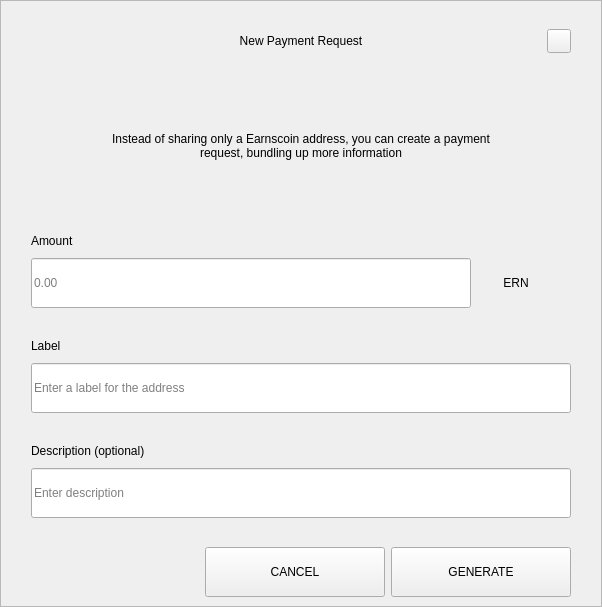
<?xml version="1.0" encoding="UTF-8"?>
<ui version="4.0">
 <class>RequestDialog</class>
 <widget class="QDialog" name="RequestDialog">
  <property name="geometry">
   <rect>
    <x>0</x>
    <y>0</y>
    <width>602</width>
    <height>607</height>
   </rect>
  </property>
  <property name="windowTitle">
   <string>Dialog</string>
  </property>
  <layout class="QVBoxLayout" name="verticalLayout_5">
   <property name="spacing">
    <number>0</number>
   </property>
   <property name="leftMargin">
    <number>0</number>
   </property>
   <property name="topMargin">
    <number>0</number>
   </property>
   <property name="rightMargin">
    <number>0</number>
   </property>
   <property name="bottomMargin">
    <number>0</number>
   </property>
   <item>
    <widget class="QFrame" name="frame">
     <property name="styleSheet">
      <string notr="true"/>
     </property>
     <property name="frameShape">
      <enum>QFrame::StyledPanel</enum>
     </property>
     <property name="frameShadow">
      <enum>QFrame::Raised</enum>
     </property>
     <layout class="QVBoxLayout" name="verticalLayout_4" stretch="1,0,0">
      <property name="spacing">
       <number>0</number>
      </property>
      <property name="leftMargin">
       <number>30</number>
      </property>
      <property name="topMargin">
       <number>20</number>
      </property>
      <property name="rightMargin">
       <number>30</number>
      </property>
      <property name="bottomMargin">
       <number>0</number>
      </property>
      <item>
       <layout class="QHBoxLayout" name="horizontalLayout_3">
        <property name="spacing">
         <number>0</number>
        </property>
        <item>
         <spacer name="horizontalSpacer_21">
          <property name="orientation">
           <enum>Qt::Horizontal</enum>
          </property>
          <property name="sizeHint" stdset="0">
           <size>
            <width>40</width>
            <height>20</height>
           </size>
          </property>
         </spacer>
        </item>
        <item>
         <widget class="QLabel" name="labelTitle">
          <property name="minimumSize">
           <size>
            <width>0</width>
            <height>40</height>
           </size>
          </property>
          <property name="maximumSize">
           <size>
            <width>16777215</width>
            <height>40</height>
           </size>
          </property>
          <property name="styleSheet">
           <string notr="true">padding-left:24px;</string>
          </property>
          <property name="text">
           <string>New Payment Request</string>
          </property>
          <property name="alignment">
           <set>Qt::AlignCenter</set>
          </property>
          <property name="margin">
           <number>7</number>
          </property>
         </widget>
        </item>
        <item>
         <spacer name="horizontalSpacer">
          <property name="orientation">
           <enum>Qt::Horizontal</enum>
          </property>
          <property name="sizeHint" stdset="0">
           <size>
            <width>40</width>
            <height>20</height>
           </size>
          </property>
         </spacer>
        </item>
        <item>
         <widget class="QPushButton" name="btnEsc">
          <property name="minimumSize">
           <size>
            <width>24</width>
            <height>24</height>
           </size>
          </property>
          <property name="maximumSize">
           <size>
            <width>24</width>
            <height>24</height>
           </size>
          </property>
          <property name="focusPolicy">
           <enum>Qt::NoFocus</enum>
          </property>
          <property name="text">
           <string/>
          </property>
         </widget>
        </item>
       </layout>
      </item>
      <item>
       <widget class="QStackedWidget" name="stack">
        <property name="minimumSize">
         <size>
          <width>540</width>
          <height>0</height>
         </size>
        </property>
        <property name="maximumSize">
         <size>
          <width>540</width>
          <height>16777215</height>
         </size>
        </property>
        <property name="currentIndex">
         <number>0</number>
        </property>
        <widget class="QWidget" name="page_1">
         <property name="minimumSize">
          <size>
           <width>540</width>
           <height>0</height>
          </size>
         </property>
         <property name="maximumSize">
          <size>
           <width>540</width>
           <height>16777215</height>
          </size>
         </property>
         <layout class="QVBoxLayout" name="layout1">
          <property name="spacing">
           <number>0</number>
          </property>
          <property name="leftMargin">
           <number>0</number>
          </property>
          <property name="topMargin">
           <number>0</number>
          </property>
          <property name="rightMargin">
           <number>0</number>
          </property>
          <property name="bottomMargin">
           <number>0</number>
          </property>
          <item>
           <spacer name="verticalSpacer_21">
            <property name="orientation">
             <enum>Qt::Vertical</enum>
            </property>
            <property name="sizeType">
             <enum>QSizePolicy::Fixed</enum>
            </property>
            <property name="sizeHint" stdset="0">
             <size>
              <width>20</width>
              <height>30</height>
             </size>
            </property>
           </spacer>
          </item>
          <item alignment="Qt::AlignHCenter">
           <widget class="QLabel" name="labelMessage">
            <property name="minimumSize">
             <size>
              <width>400</width>
              <height>50</height>
             </size>
            </property>
            <property name="text">
             <string>Instead of sharing only a Earnscoin address, you can create a payment request, bundling up more information</string>
            </property>
            <property name="alignment">
             <set>Qt::AlignCenter</set>
            </property>
            <property name="wordWrap">
             <bool>true</bool>
            </property>
           </widget>
          </item>
          <item alignment="Qt::AlignBottom">
           <widget class="QWidget" name="containerAmount" native="true">
            <layout class="QVBoxLayout" name="verticalLayout">
             <property name="spacing">
              <number>9</number>
             </property>
             <property name="leftMargin">
              <number>0</number>
             </property>
             <property name="topMargin">
              <number>0</number>
             </property>
             <property name="rightMargin">
              <number>0</number>
             </property>
             <property name="bottomMargin">
              <number>0</number>
             </property>
             <item>
              <widget class="QLabel" name="labelSubtitleAmount">
               <property name="minimumSize">
                <size>
                 <width>350</width>
                 <height>16</height>
                </size>
               </property>
               <property name="maximumSize">
                <size>
                 <width>16777215</width>
                 <height>16</height>
                </size>
               </property>
               <property name="text">
                <string>Amount</string>
               </property>
              </widget>
             </item>
             <item alignment="Qt::AlignTop">
              <widget class="QWidget" name="layoutAmount" native="true">
               <layout class="QHBoxLayout" name="horizontalLayout" stretch="2,0">
                <property name="spacing">
                 <number>0</number>
                </property>
                <property name="leftMargin">
                 <number>0</number>
                </property>
                <property name="topMargin">
                 <number>0</number>
                </property>
                <property name="rightMargin">
                 <number>0</number>
                </property>
                <property name="bottomMargin">
                 <number>0</number>
                </property>
                <item>
                 <widget class="QLineEdit" name="lineEditAmount">
                  <property name="minimumSize">
                   <size>
                    <width>0</width>
                    <height>50</height>
                   </size>
                  </property>
                  <property name="maximumSize">
                   <size>
                    <width>16777215</width>
                    <height>50</height>
                   </size>
                  </property>
                  <property name="placeholderText">
                   <string notr="true">0.00</string>
                  </property>
                 </widget>
                </item>
                <item>
                 <widget class="QWidget" name="comboContainer" native="true">
                  <property name="minimumSize">
                   <size>
                    <width>100</width>
                    <height>50</height>
                   </size>
                  </property>
                  <property name="maximumSize">
                   <size>
                    <width>16777215</width>
                    <height>50</height>
                   </size>
                  </property>
                  <layout class="QHBoxLayout" name="horizontalLayout_31">
                   <property name="spacing">
                    <number>0</number>
                   </property>
                   <property name="leftMargin">
                    <number>0</number>
                   </property>
                   <property name="topMargin">
                    <number>0</number>
                   </property>
                   <property name="rightMargin">
                    <number>10</number>
                   </property>
                   <property name="bottomMargin">
                    <number>0</number>
                   </property>
                   <item>
                    <widget class="QLabel" name="comboBoxCoin">
                     <property name="text">
                      <string>ERN</string>
                     </property>
                     <property name="alignment">
                      <set>Qt::AlignCenter</set>
                     </property>
                    </widget>
                   </item>
                  </layout>
                 </widget>
                </item>
               </layout>
              </widget>
             </item>
            </layout>
           </widget>
          </item>
          <item>
           <spacer name="verticalSpacer_31">
            <property name="orientation">
             <enum>Qt::Vertical</enum>
            </property>
            <property name="sizeType">
             <enum>QSizePolicy::Fixed</enum>
            </property>
            <property name="sizeHint" stdset="0">
             <size>
              <width>20</width>
              <height>30</height>
             </size>
            </property>
           </spacer>
          </item>
          <item>
           <layout class="QVBoxLayout" name="verticalLayoutLabel">
            <property name="spacing">
             <number>9</number>
            </property>
            <item>
             <widget class="QLabel" name="labelSubtitleLabel">
              <property name="minimumSize">
               <size>
                <width>0</width>
                <height>16</height>
               </size>
              </property>
              <property name="maximumSize">
               <size>
                <width>16777215</width>
                <height>16</height>
               </size>
              </property>
              <property name="text">
               <string>Label</string>
              </property>
             </widget>
            </item>
            <item>
             <widget class="QLineEdit" name="lineEditLabel">
              <property name="minimumSize">
               <size>
                <width>0</width>
                <height>50</height>
               </size>
              </property>
              <property name="maximumSize">
               <size>
                <width>16777215</width>
                <height>50</height>
               </size>
              </property>
              <property name="placeholderText">
               <string>Enter a label for the address</string>
              </property>
             </widget>
            </item>
           </layout>
          </item>
          <item>
           <spacer name="verticalSpacer_34">
            <property name="orientation">
             <enum>Qt::Vertical</enum>
            </property>
            <property name="sizeType">
             <enum>QSizePolicy::Fixed</enum>
            </property>
            <property name="sizeHint" stdset="0">
             <size>
              <width>20</width>
              <height>30</height>
             </size>
            </property>
           </spacer>
          </item>
          <item>
           <layout class="QVBoxLayout" name="verticalLayoutDescription">
            <property name="spacing">
             <number>9</number>
            </property>
            <item>
             <widget class="QLabel" name="labelSubtitleDescription">
              <property name="minimumSize">
               <size>
                <width>0</width>
                <height>16</height>
               </size>
              </property>
              <property name="maximumSize">
               <size>
                <width>16777215</width>
                <height>16</height>
               </size>
              </property>
              <property name="text">
               <string>Description (optional)</string>
              </property>
             </widget>
            </item>
            <item>
             <widget class="QLineEdit" name="lineEditDescription">
              <property name="minimumSize">
               <size>
                <width>0</width>
                <height>50</height>
               </size>
              </property>
              <property name="maximumSize">
               <size>
                <width>16777215</width>
                <height>50</height>
               </size>
              </property>
              <property name="placeholderText">
               <string>Enter description</string>
              </property>
             </widget>
            </item>
            <item>
             <spacer name="verticalSpacer_4">
              <property name="orientation">
               <enum>Qt::Vertical</enum>
              </property>
              <property name="sizeType">
               <enum>QSizePolicy::Fixed</enum>
              </property>
              <property name="sizeHint" stdset="0">
               <size>
                <width>20</width>
                <height>20</height>
               </size>
              </property>
             </spacer>
            </item>
           </layout>
          </item>
         </layout>
        </widget>
        <widget class="QWidget" name="page_2">
         <layout class="QVBoxLayout" name="layout2">
          <item>
           <spacer name="verticalSpacer_5">
            <property name="orientation">
             <enum>Qt::Vertical</enum>
            </property>
            <property name="sizeType">
             <enum>QSizePolicy::Fixed</enum>
            </property>
            <property name="sizeHint" stdset="0">
             <size>
              <width>20</width>
              <height>50</height>
             </size>
            </property>
           </spacer>
          </item>
          <item alignment="Qt::AlignHCenter">
           <widget class="QLabel" name="labelQrImg">
            <property name="minimumSize">
             <size>
              <width>260</width>
              <height>260</height>
             </size>
            </property>
            <property name="maximumSize">
             <size>
              <width>260</width>
              <height>260</height>
             </size>
            </property>
            <property name="text">
             <string/>
            </property>
            <property name="alignment">
             <set>Qt::AlignCenter</set>
            </property>
           </widget>
          </item>
          <item>
           <spacer name="verticalSpacer_2">
            <property name="orientation">
             <enum>Qt::Vertical</enum>
            </property>
            <property name="sizeType">
             <enum>QSizePolicy::Fixed</enum>
            </property>
            <property name="sizeHint" stdset="0">
             <size>
              <width>20</width>
              <height>30</height>
             </size>
            </property>
           </spacer>
          </item>
          <item alignment="Qt::AlignHCenter">
           <widget class="QLabel" name="labelAddress">
            <property name="text">
             <string>M6tGR83SQbie1SW72hjcWJvFfip5krte2Z </string>
            </property>
           </widget>
          </item>
          <item>
           <spacer name="verticalSpacer_32">
            <property name="orientation">
             <enum>Qt::Vertical</enum>
            </property>
            <property name="sizeType">
             <enum>QSizePolicy::Expanding</enum>
            </property>
            <property name="sizeHint" stdset="0">
             <size>
              <width>20</width>
              <height>20</height>
             </size>
            </property>
           </spacer>
          </item>
          <item>
           <layout class="QHBoxLayout" name="horizontal">
            <property name="leftMargin">
             <number>20</number>
            </property>
            <property name="rightMargin">
             <number>20</number>
            </property>
            <property name="bottomMargin">
             <number>20</number>
            </property>
            <item>
             <spacer name="horizontalSpacer_4">
              <property name="orientation">
               <enum>Qt::Horizontal</enum>
              </property>
              <property name="sizeHint" stdset="0">
               <size>
                <width>40</width>
                <height>20</height>
               </size>
              </property>
             </spacer>
            </item>
            <item>
             <widget class="QPushButton" name="btnCopyAddress">
              <property name="minimumSize">
               <size>
                <width>180</width>
                <height>50</height>
               </size>
              </property>
              <property name="text">
               <string>COPY ADDRESS</string>
              </property>
             </widget>
            </item>
            <item>
             <widget class="QPushButton" name="btnCopyUrl">
              <property name="minimumSize">
               <size>
                <width>180</width>
                <height>50</height>
               </size>
              </property>
              <property name="text">
               <string>COPY URL</string>
              </property>
             </widget>
            </item>
            <item>
             <spacer name="horizontalSpacer_2">
              <property name="orientation">
               <enum>Qt::Horizontal</enum>
              </property>
              <property name="sizeHint" stdset="0">
               <size>
                <width>40</width>
                <height>20</height>
               </size>
              </property>
             </spacer>
            </item>
           </layout>
          </item>
         </layout>
        </widget>
       </widget>
      </item>
      <item>
       <widget class="QWidget" name="buttonsStack" native="true">
        <layout class="QHBoxLayout" name="horizontalLayout_5">
         <property name="leftMargin">
          <number>20</number>
         </property>
         <property name="rightMargin">
          <number>0</number>
         </property>
         <item>
          <spacer name="horizontalSpacer_41">
           <property name="orientation">
            <enum>Qt::Horizontal</enum>
           </property>
           <property name="sizeHint" stdset="0">
            <size>
             <width>40</width>
             <height>20</height>
            </size>
           </property>
          </spacer>
         </item>
         <item>
          <widget class="QPushButton" name="btnCancel">
           <property name="minimumSize">
            <size>
             <width>180</width>
             <height>50</height>
            </size>
           </property>
           <property name="focusPolicy">
            <enum>Qt::NoFocus</enum>
           </property>
           <property name="text">
            <string>CANCEL</string>
           </property>
          </widget>
         </item>
         <item>
          <widget class="QPushButton" name="btnSave">
           <property name="minimumSize">
            <size>
             <width>180</width>
             <height>50</height>
            </size>
           </property>
           <property name="focusPolicy">
            <enum>Qt::NoFocus</enum>
           </property>
           <property name="text">
            <string>GENERATE</string>
           </property>
          </widget>
         </item>
        </layout>
       </widget>
      </item>
     </layout>
    </widget>
   </item>
  </layout>
 </widget>
 <resources/>
 <connections/>
</ui>
